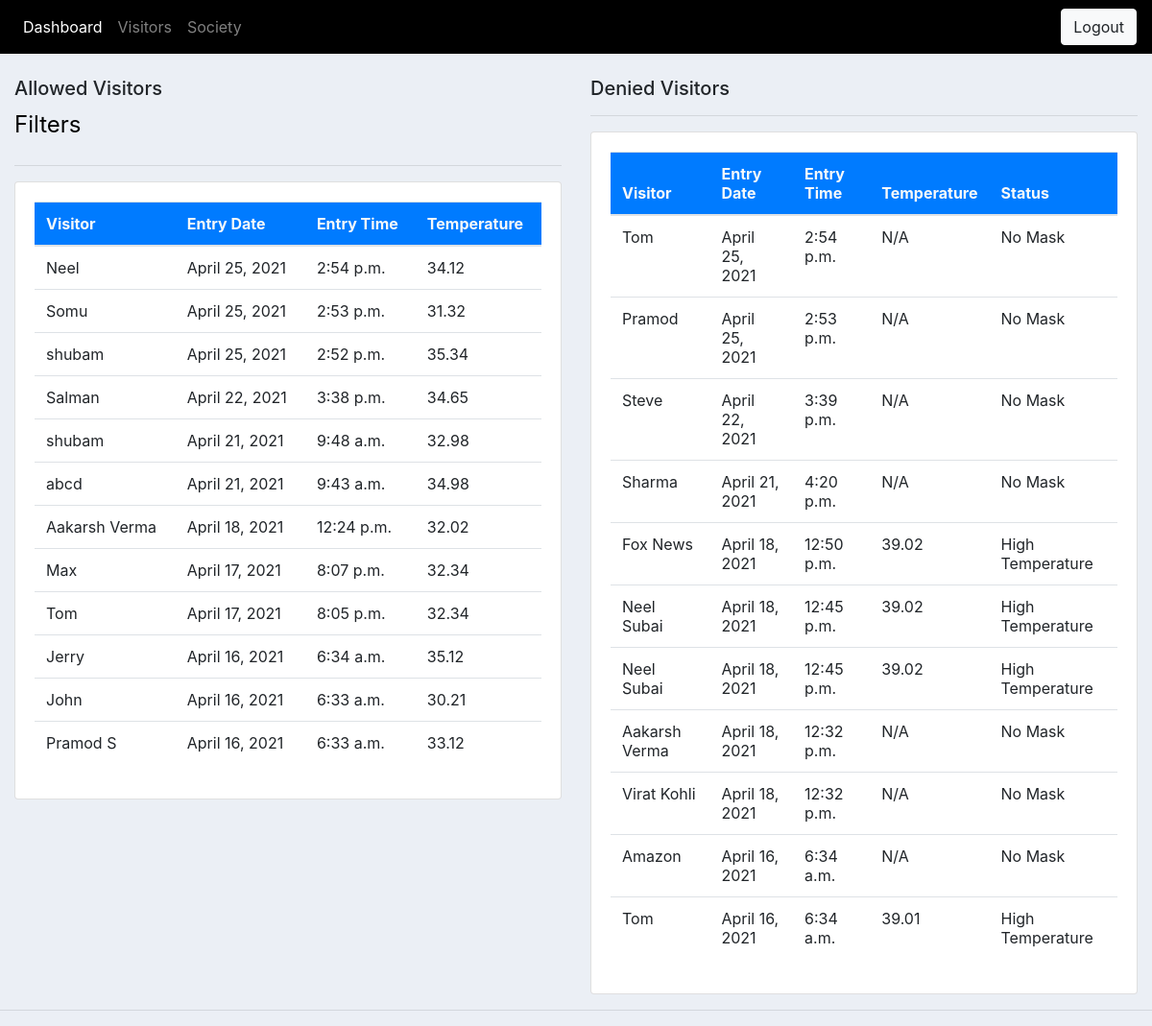
The page /visitors/ (signed in) on the database as committed earlier.
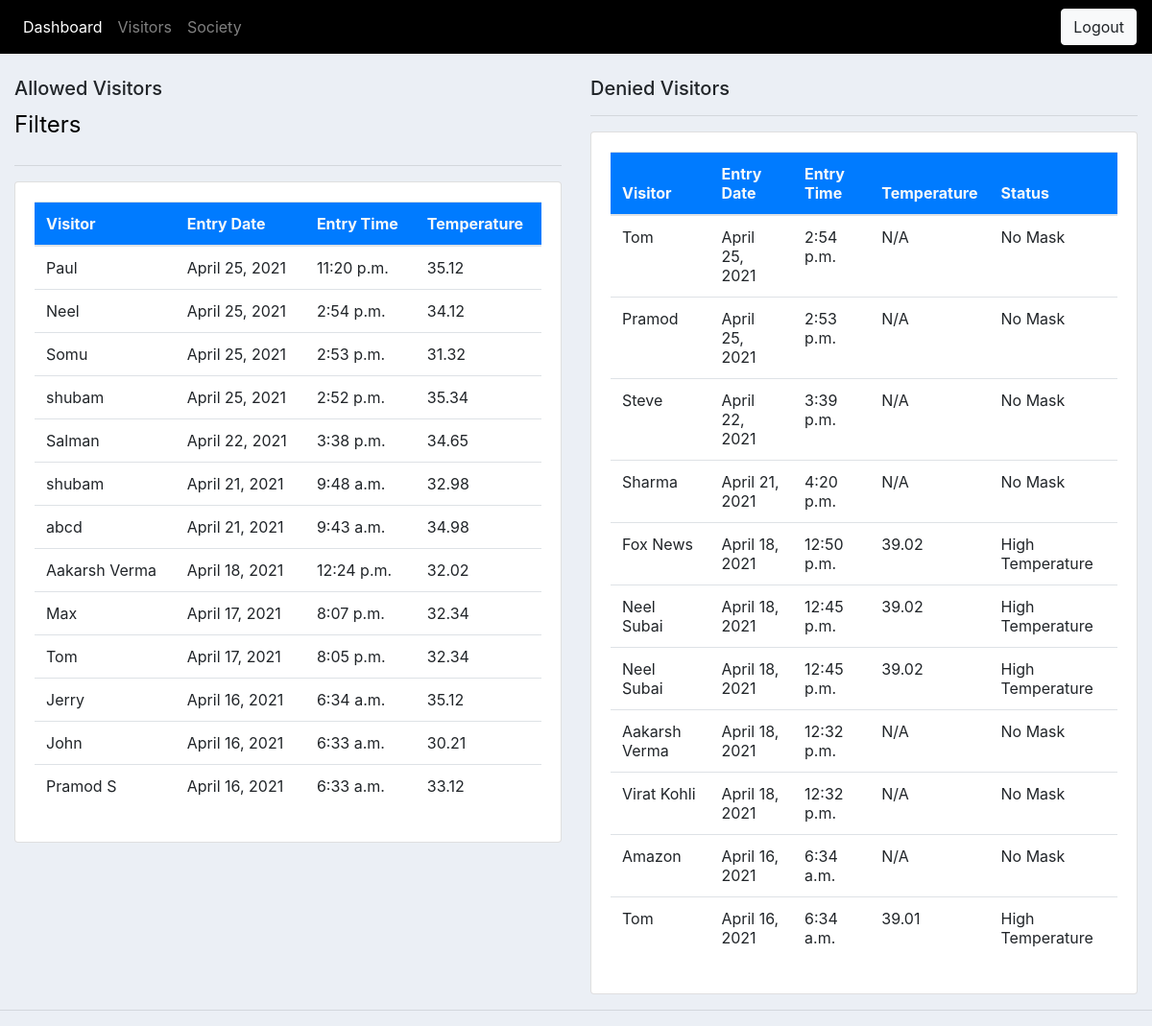
The same page on the database as committed later.
### accounts/models.py (models this page shows, shortened)
class ValidVisitor(models.Model):
    name = models.CharField(max_length=200)
    entry_date = models.DateField(auto_now=False, auto_now_add=False)
    entry_time = models.TimeField(auto_now=False, auto_now_add=False)
    temp = models.FloatField()
    soc_name = models.ForeignKey(Society, null=True, blank=True, on_delete=models.CASCADE)

class InvalidVisitor(models.Model):
    STATUS = (
        ('No Mask', 'No Mask'),
        ('High Temperature', 'High Temperature'),
    )
    name = models.CharField(max_length=200)
    entry_date = models.DateField(auto_now=False, auto_now_add=False)
    entry_time = models.TimeField(auto_now=False, auto_now_add=False)
    temp = models.FloatField(null=True, blank=True)
    status =  models.CharField(max_length=50, choices=STATUS)
    soc_name = models.ForeignKey(Society, null=True, on_delete=models.CASCADE)

### accounts/views.py (the view)
# urls.py: path('visitors/', views.visitors, name='visitor'),
@login_required(login_url='login')
def visitors(request):
    context = {}
    user = request.user
    socinfo = Society.objects.get(user=user)
    validvisitors = ValidVisitor.objects.all().order_by('entry_date', 'entry_time').reverse()
    invalidvisitors = InvalidVisitor.objects.all().order_by('entry_date', 'entry_time').reverse()
    myFilter = ValidVisitorFilter(request.GET, queryset=validvisitors)
    validvisitors = myFilter.qs
    context = {
        'socinfo'           : socinfo,
        'validvisitors'     : validvisitors,
        'invalidvisitors'   : invalidvisitors,
        'myFilter'          : myFilter,
        }
    return render(request, 'accounts/visitors.html', context)

### accounts/templates/accounts/visitors.html (shortened to what this page needs)
{% extends 'main.html' %}
{% block content %}
<br>
<div class="mx-auto row">
    <div class="col-md-6">
        <h5>Allowed Visitors</h5>
        <div class="row">
            <div class="col">
                <a data-toggle="collapse" class="mx-auto" style="color:black; margin-left: auto;" href="#collapse1">
                <legend legend>Filters</legend>
                </a>
            </div>
        </div>
        <hr>
        <div class="card card-body">
            <table class="table">
                <thead>
                    <tr class="text-light bg-primary">
                        <th>Visitor</th>
                        <th>Entry Date</th>
                        <th>Entry Time</th>
                        <th>Temperature</th>
                    </tr>
                    {% for i in validvisitors %}
                        <tr>
                            <td>{{i.name}}</td>
                            <td>{{i.entry_date}}</td>
                            <td>{{i.entry_time}}</td>
                            <td>{{i.temp}}</td>
                        </tr>
                    {% endfor %}
                </thead>
            </table>
        </div>
    </div>
    <div class="col-md-6">
        <h5>Denied Visitors</h5>
        <hr>
        <div class="card card-body">
            <table class="table">
                <thead>
                    <tr class="text-light bg-primary">
                        <th>Visitor</th>
                        <th>Entry Date</th>
                        <th>Entry Time</th>
                        <th>Temperature</th>
                        <th>Status</th>
                    </tr>
                    {% for i in invalidvisitors %}
                        <tr>
                            <td>{{i.name}}</td>
                            <td>{{i.entry_date}}</td>
                            <td>{{i.entry_time}}</td>
                            {% if i.temp > 0.0 %}
                            <td>{{i.temp}}</td>
                            {% else %}
                            <td>N/A</td>
                            {% endif%}
                            <td>{{i.status}}</td>
                        </tr>
                    {% endfor %}
                </thead>
            </table>
        </div>
    </div>
</div>
{% endblock content %}

Rows that differ between the two databases and show on the page:
added ValidVisitor: name "Paul", entry_date "April 25, 2021", entry_time "11:20 p.m.", temp "35.12"
